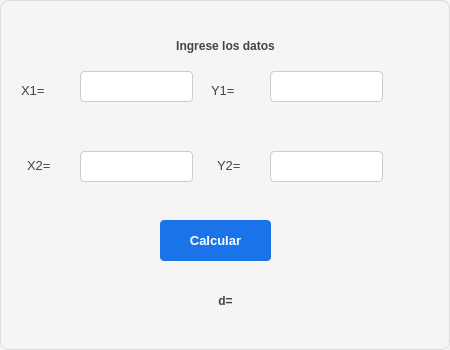
<?xml version="1.0" encoding="UTF-8"?>
<ui version="4.0">
 <class>Dialog</class>
 <widget class="QDialog" name="Dialog">
  <property name="geometry">
   <rect>
    <x>0</x>
    <y>0</y>
    <width>450</width>
    <height>350</height>
   </rect>
  </property>
  <property name="font">
   <font>
    <pointsize>10</pointsize>
   </font>
  </property>
  <property name="windowTitle">
   <string>Distancia entre dos Puntos</string>
  </property>
  <property name="styleSheet">
   <string notr="true">/* Estilo general del diálogo */
QDialog {
    background-color: #f5f5f5;   /* Fondo claro */
    border: 1px solid #dcdcdc;   /* Borde sutil */
    border-radius: 8px;          /* Esquinas suaves */
    color: #333333;              /* Texto neutro */
}

/* Etiquetas */
QLabel {
    color: #444444;              /* Gris oscuro para contraste */
    padding: 4px;
}

/* Campos de texto */
QLineEdit {
    background-color: #ffffff;   /* Fondo blanco */
    border: 1px solid #cccccc;   /* Borde suave */
    border-radius: 4px;
    padding: 6px;
    selection-background-color: #87cefa; /* Azul claro al seleccionar */
    selection-color: #000000;
}

QLineEdit:focus {
    border: 1px solid #1a73e8;   /* Azul corporativo al enfocar */
    background-color: #fafafa;
}

/* Botones */
QPushButton {
    background-color: #1a73e8;   /* Azul profesional */
    color: #ffffff;
    border: none;
    border-radius: 4px;
    padding: 8px 14px;
    font-weight: bold;
}

QPushButton:hover {
    background-color: #1669c1;   /* Azul más intenso al pasar el cursor */
}

QPushButton:pressed {
    background-color: #0d47a1;   /* Azul profundo al presionar */
}

QPushButton:disabled {
    background-color: #e0e0e0;   /* Gris claro para deshabilitado */
    color: #888888;
}
</string>
  </property>
  <widget class="QLabel" name="label">
   <property name="geometry">
    <rect>
     <x>20</x>
     <y>20</y>
     <width>411</width>
     <height>51</height>
    </rect>
   </property>
   <property name="font">
    <font>
     <weight>75</weight>
     <bold>true</bold>
    </font>
   </property>
   <property name="text">
    <string>Ingrese los datos</string>
   </property>
   <property name="alignment">
    <set>Qt::AlignCenter</set>
   </property>
  </widget>
  <widget class="QLabel" name="label_2">
   <property name="geometry">
    <rect>
     <x>14</x>
     <y>75</y>
     <width>71</width>
     <height>31</height>
    </rect>
   </property>
   <property name="text">
    <string>X1=</string>
   </property>
  </widget>
  <widget class="QLabel" name="label_3">
   <property name="geometry">
    <rect>
     <x>204</x>
     <y>75</y>
     <width>71</width>
     <height>31</height>
    </rect>
   </property>
   <property name="text">
    <string>Y1=</string>
   </property>
  </widget>
  <widget class="QLabel" name="label_4">
   <property name="geometry">
    <rect>
     <x>20</x>
     <y>150</y>
     <width>61</width>
     <height>31</height>
    </rect>
   </property>
   <property name="text">
    <string>X2=</string>
   </property>
  </widget>
  <widget class="QLabel" name="label_5">
   <property name="geometry">
    <rect>
     <x>210</x>
     <y>150</y>
     <width>61</width>
     <height>31</height>
    </rect>
   </property>
   <property name="text">
    <string>Y2=</string>
   </property>
  </widget>
  <widget class="QLineEdit" name="ent_x1">
   <property name="geometry">
    <rect>
     <x>80</x>
     <y>71</y>
     <width>113</width>
     <height>31</height>
    </rect>
   </property>
  </widget>
  <widget class="QLineEdit" name="ent_x2">
   <property name="geometry">
    <rect>
     <x>80</x>
     <y>151</y>
     <width>113</width>
     <height>31</height>
    </rect>
   </property>
  </widget>
  <widget class="QLineEdit" name="ent_y1">
   <property name="geometry">
    <rect>
     <x>270</x>
     <y>71</y>
     <width>113</width>
     <height>31</height>
    </rect>
   </property>
  </widget>
  <widget class="QLineEdit" name="ent_y2">
   <property name="geometry">
    <rect>
     <x>270</x>
     <y>151</y>
     <width>113</width>
     <height>31</height>
    </rect>
   </property>
  </widget>
  <widget class="QLabel" name="lbl_distancia">
   <property name="geometry">
    <rect>
     <x>60</x>
     <y>280</y>
     <width>331</width>
     <height>41</height>
    </rect>
   </property>
   <property name="font">
    <font>
     <weight>75</weight>
     <bold>true</bold>
    </font>
   </property>
   <property name="text">
    <string>d=</string>
   </property>
   <property name="alignment">
    <set>Qt::AlignCenter</set>
   </property>
  </widget>
  <widget class="QPushButton" name="btn_calcular">
   <property name="geometry">
    <rect>
     <x>160</x>
     <y>220</y>
     <width>111</width>
     <height>41</height>
    </rect>
   </property>
   <property name="text">
    <string>Calcular</string>
   </property>
  </widget>
 </widget>
 <resources/>
 <connections/>
</ui>
